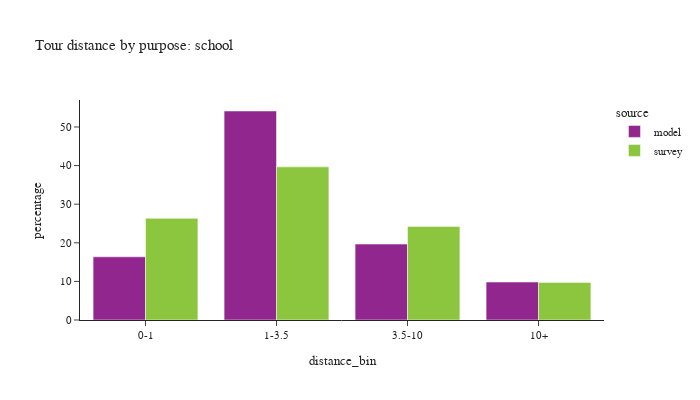

Notebook code for this chart:
### Code cell
plot_bins(tour, tour['pdpurp'] == 2, 'school')

### Figure 1 — Plotly figure (JSON) as saved in the notebook; plotly's stock layout.template omitted (floating-point values rounded to 4 significant figures)
{"data": [{"alignmentgroup": "True", "customdata": [[93893], [310600], [112821], [56391]], "hovertemplate": "source=model<br>distance_bin=%{x}<br>percentage=%{y}<br>sample count=%{customdata[0]}<extra></extra>", "legendgroup": "model", "marker": {"color": "#91268F", "pattern": {"shape": ""}}, "name": "model", "offsetgroup": "model", "orientation": "v", "showlegend": true, "textposition": "auto", "type": "bar", "x": ["0-1", "1-3.5", "3.5-10", "10+"], "xaxis": "x", "y": [16.37, 54.14, 19.67, 9.829], "yaxis": "y"}, {"alignmentgroup": "True", "customdata": [[158], [283], [151], [59]], "hovertemplate": "source=survey<br>distance_bin=%{x}<br>percentage=%{y}<br>sample count=%{customdata[0]}<extra></extra>", "legendgroup": "survey", "marker": {"color": "#8CC63E", "pattern": {"shape": ""}}, "name": "survey", "offsetgroup": "survey", "orientation": "v", "showlegend": true, "textposition": "auto", "type": "bar", "x": ["0-1", "1-3.5", "3.5-10", "10+"], "xaxis": "x", "y": [26.34, 39.67, 24.25, 9.745], "yaxis": "y"}], "layout": {"barmode": "group", "font": {"size": 11}, "height": 400, "legend": {"title": {"text": "source"}, "tracegroupgap": 0}, "title": {"text": "Tour distance by purpose: school"}, "width": 700, "xaxis": {"anchor": "y", "domain": [0.0, 1.0], "title": {"text": "distance_bin"}}, "yaxis": {"anchor": "x", "domain": [0.0, 1.0], "title": {"text": "percentage"}}}}
